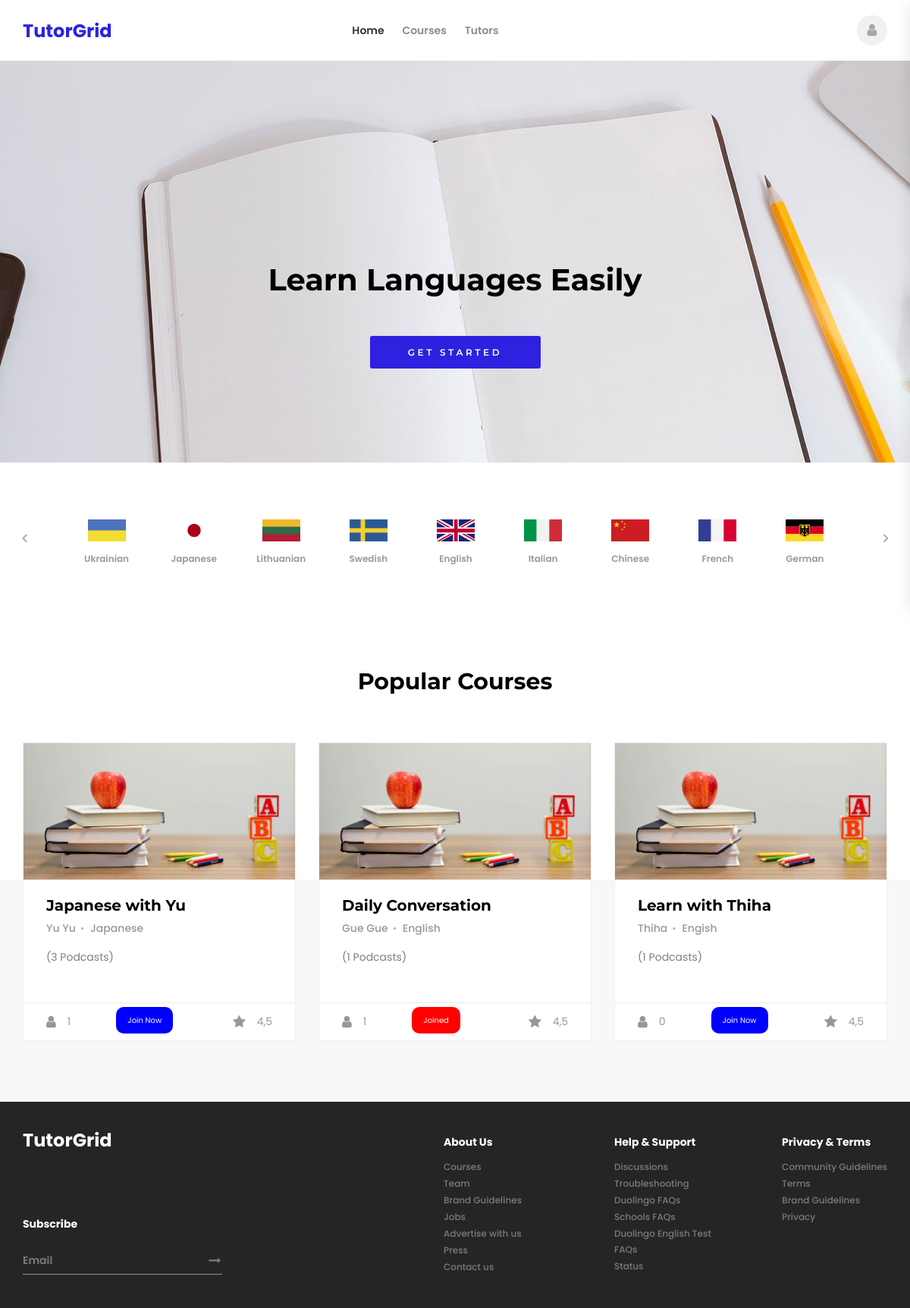
Page /Php_Code/index.php (signed in) on the committed database.
### tables this page shows
CREATE TABLE `courses` (
  `CID` int(11) NOT NULL,
  `language` varchar(50) DEFAULT NULL,
  `Title` varchar(50) DEFAULT NULL,
  `created_at` timestamp NOT NULL DEFAULT current_timestamp()
);

### Php_Code/index.php (the view, shortened to what this page needs)
<?php
include 'connection.php';
$LID=$_SESSION['LID'];
?>
<!DOCTYPE html>
<html lang="en">
<head>
<link rel="stylesheet" type="text/css" href="../styles/bootstrap4/bootstrap.min.css">
<link href="../plugins/font-awesome-4.7.0/css/font-awesome.min.css" rel="stylesheet" type="text/css">
<link rel="stylesheet" type="text/css" href="../plugins/OwlCarousel2-2.2.1/owl.carousel.css">
<link rel="stylesheet" type="text/css" href="../plugins/OwlCarousel2-2.2.1/owl.theme.default.css">
<link rel="stylesheet" type="text/css" href="../plugins/OwlCarousel2-2.2.1/animate.css">
<link rel="stylesheet" type="text/css" href="../styles/main_styles.css">
<link rel="stylesheet" type="text/css" href="../styles/responsive.css">
</head>
<body>
<div class="super_container">
		<div class="header_container">
			<div class="container">
				<div class="row">
					<div class="col">
						<div class="header_content d-flex flex-row align-items-center justify-content-start">
							<div class="logo_container mr-auto">
								<a href="#">
									<div class="logo_text">TutorGrid</div>
								</a>
							</div>
							<nav class="main_nav_contaner">
								<ul class="main_nav">
									<li class="active"><a href="index.php">Home</a></li>
									<li><a href="courses.php">Courses</a></li>
									<li><a href="instructors.php">Tutors</a></li>
								</ul>
							</nav>
								<div class="user"><a href="userProfile.php"><i class="fa fa-user" aria-hidden="true"></i></a></div>
							</div>
						</div>
					</div>
				</div>
			</div>
		</div>
	<div class="home">
		<div class="home_background" style="background-image: url(../images/index_background.jpg);"></div>
		<div class="home_content">
			<div class="container">
				<div class="row">
					<div class="col text-center">
						<h1 class="home_title">Learn Languages Easily</h1>
						<div class="home_button trans_200"><a href="#">get started</a></div>
					</div>
				</div>
			</div>
		</div>
	</div>
	<div class="language">
		<div class="container">
			<div class="row">
				<div class="col">
					<div class="language_slider_container">
						<div class="owl-carousel owl-theme language_slider">
							<div class="owl-item language_item">
								<a href="#">
									<div class="flag"><img src="../images/Ukrainian.svg" alt=""></div>
									<div class="lang_name">Ukrainian</div>
								</a>
							</div>
							<div class="owl-item language_item">
								<a href="#">
									<div class="flag"><img src="../images/Japanese.svg" alt=""></div>
									<div class="lang_name">Japanese</div>
								</a>
							</div>
							<div class="owl-item language_item">
								<a href="#">
									<div class="flag"><img src="../images/Lithuanian.svg" alt=""></div>
									<div class="lang_name">Lithuanian</div>
								</a>
							</div>
							<div class="owl-item language_item">
								<a href="#">
									<div class="flag"><img src="../images/Swedish.svg" alt=""></div>
									<div class="lang_name">Swedish</div>
								</a>
							</div>
							<div class="owl-item language_item">
								<a href="#">
									<div class="flag"><img src="../images/English.svg" alt=""></div>
									<div class="lang_name">English</div>
								</a>
							</div>
							<div class="owl-item language_item">
								<a href="#">
									<div class="flag"><img src="../images/Italian.svg" alt=""></div>
									<div class="lang_name">Italian</div>
								</a>
							</div>
							<div class="owl-item language_item">
								<a href="#">
									<div class="flag"><img src="../images/Chinese.svg" alt=""></div>
									<div class="lang_name">Chinese</div>
								</a>
							</div>
							<div class="owl-item language_item">
								<a href="#">
									<div class="flag"><img src="../images/French.svg" alt=""></div>
									<div class="lang_name">French</div>
								</a>
							</div>
							<div class="owl-item language_item">
								<a href="#">
									<div class="flag"><img src="../images/German.svg" alt=""></div>
									<div class="lang_name">German</div>
								</a>
							</div>
						</div>
						<div class="lang_nav lang_prev"><i class="fa fa-angle-left" aria-hidden="true"></i></div>
						<div class="lang_nav lang_next"><i class="fa fa-angle-right" aria-hidden="true"></i></div>
					</div>
				</div>
			</div>
		</div>
	</div>
	<div class="courses">
		<div class="container">
			<div class="row">
				<div class="col">
					<h2 class="section_title text-center">Popular Courses</h2>
				</div>
			</div>
			<div class="row courses_row">
<?php
$sql = "SELECT *
FROM PopularCourses
ORDER BY popularity_score DESC
LIMIT 3";
$result = mysqli_query($con, $sql);
while ($row = mysqli_fetch_assoc($result)) {
$CID = $row['CID'];
$check = mysqli_query($con, "SELECT * FROM Enrollment WHERE CID='$CID' AND LID='$LID'");
$alreadyEnrolled = mysqli_num_rows($check) > 0;
?>
				<div class="col-lg-4 course_col">
					<div class="course">
						<div class="course_image"><img src="../images/course_5.jpg" alt=""></div>
						<div class="course_body">
							<div class="course_title"><a href="course.php"><?php echo htmlspecialchars($row['Title']); ?></a></div>
							<div class="course_info">
								<ul>
									<li><a href="instructors.php"><?php echo htmlspecialchars($row['tutor_name']); ?></a></li>
									<li><a href="#"><?php echo htmlspecialchars($row['course_language']); ?></a></li>
								</ul>
							</div>
							<div class="course_text">
								<p>(<?php echo $row['total_lessons']; ?> Podcasts)</p>
							</div>
						</div>
						<div class="course_footer d-flex flex-row align-items-center justify-content-start">
							<div class="course_students"><i class="fa fa-user" aria-hidden="true"></i><span><?php echo htmlspecialchars($row['total_enrollments']); ?></span></div>
<div style="text-align:center;">
							<?php if($alreadyEnrolled): ?>
    <a href="course.php?cid=<?php echo $CID; ?>" class="btn enrolled-btn">
    Joined
</a>
<?php else: ?>
    <form method="post" action="enroll.php" style="display:inline;">
    <button type="submit" name="enroll" class="btn enroll-btn">
        Join Now
    </button>
</form>
<?php endif; ?>
</div>
							<div class="course_rating ml-auto"><i class="fa fa-star" aria-hidden="true"></i><span>4,5</span></div>
						</div>
					</div>
				</div>
   <?php
}
?>
</div></div></div>
	<footer class="footer">
		<div class="footer_body">
			<div class="container">
				<div class="row">
					<div class="col-lg-3 footer_col">
						<div class="newsletter_container d-flex flex-column align-items-start justify-content-end">
							<div class="footer_logo mb-auto"><a href="#">TutorGrid</a></div>
							<div class="footer_title">Subscribe</div>
							<form action="#" id="newsletter_form" class="newsletter_form">
								<input type="email" class="newsletter_input" placeholder="Email" required="required">
								<button class="newsletter_button"><i class="fa fa-long-arrow-right" aria-hidden="true"></i></button>
							</form>
						</div>
					</div>
					<div class="col-lg-2 offset-lg-3 footer_col">
						<div>
							<div class="footer_title">About Us</div>
							<ul class="footer_list">
								<li><a href="#">Courses</a></li>
								<li><a href="#">Team</a></li>
								<li><a href="#">Brand Guidelines</a></li>
								<li><a href="#">Jobs</a></li>
								<li><a href="#">Advertise with us</a></li>
								<li><a href="#">Press</a></li>
								<li><a href="#">Contact us</a></li>
							</ul>
						</div>
					</div>
					<div class="col-lg-2 footer_col">
						<div class="footer_title">Help & Support</div>
						<ul class="footer_list">
							<li><a href="#">Discussions</a></li>
							<li><a href="#">Troubleshooting</a></li>
							<li><a href="#">Duolingo FAQs</a></li>
							<li><a href="#">Schools FAQs</a></li>
							<li><a href="#">Duolingo English Test FAQs</a></li>
							<li><a href="#">Status</a></li>
						</ul>
					</div>
					<div class="col-lg-2 footer_col clearfix">
						<div>
							<div class="footer_title">Privacy & Terms</div>
							<ul class="footer_list">
								<li><a href="#">Community Guidelines</a></li>
								<li><a href="#">Terms</a></li>
								<li><a href="#">Brand Guidelines</a></li>
								<li><a href="#">Privacy</a></li>
							</ul>
						</div>
					</div>
				</div>
			</div>
		</div>
	</footer>
</body>
</html>

### Php_Code/index.php (style rules this page uses)
.btn { position:relative; right:1px; left:60px; bottom:2px; padding: 10px 15px; font-size: 10px; border-radius: 10px; cursor: pointer; }
.enroll-btn { background: blue; color: white; border: none; }
.enrolled-btn { background: red; color: white; border: none; }

### rows in the picture
courses: Title "Japanese with Yu", tutor_name "Yu Yu", course_language "Japanese", total_lessons "3", total_enrollments "1"
courses: Title "Daily Conversation", tutor_name "Gue Gue", course_language "English", total_lessons "1", total_enrollments "1"
courses: Title "Learn with Thiha", tutor_name "Thiha", course_language "Engish", total_lessons "1", total_enrollments "0"
